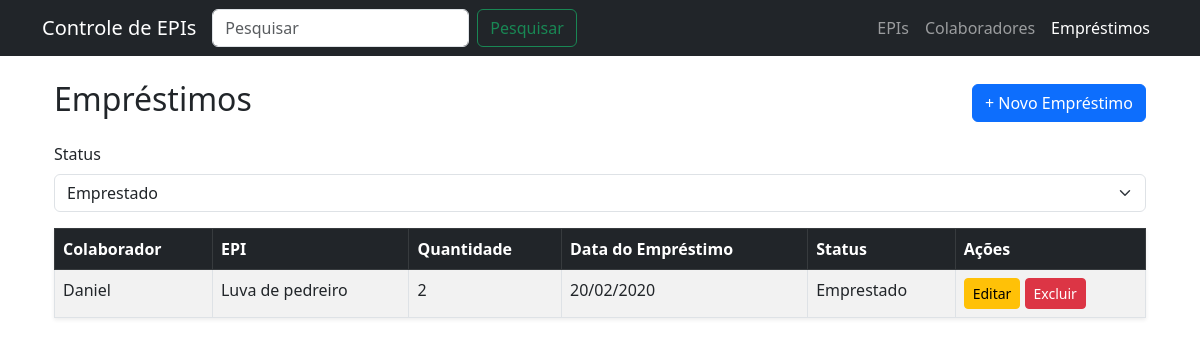
The page /emprestimos/ on the database as committed earlier.
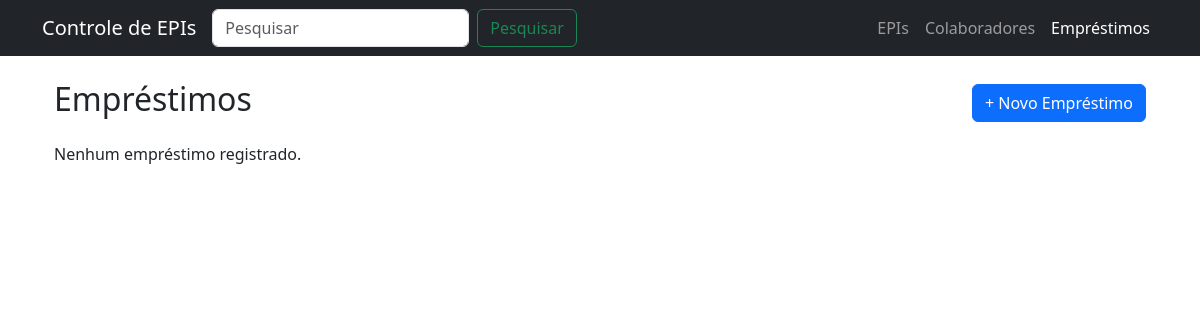
The same page on the database as committed later.
### app_cad_usuarios/models.py (models this page shows, shortened)
class Emprestimo(models.Model):
    STATUS_CHOICES = [
        ('emprestado', 'Emprestado'),
        ('em_uso', 'Em Uso'),
        ('fornecido', 'Fornecido'),
        ('devolvido', 'Devolvido'),
        ('danificado', 'Danificado'),
        ('perdido', 'Perdido'),
    ]
    colaborador = models.ForeignKey(Colaborador, on_delete=models.CASCADE)
    epi = models.ForeignKey(EPI, on_delete=models.CASCADE)
    quantidade = models.PositiveIntegerField()
    data_emprestimo = models.DateField()
    data_devolucao = models.DateField(null=True, blank=True)
    status = models.CharField(
        max_length=20,
        choices=STATUS_CHOICES,
        default='emprestado'
    )
    class Meta:
        verbose_name = "Empréstimo"
        verbose_name_plural = "Empréstimos"

class Colaborador(models.Model):
    nome = models.CharField(max_length=100)
    setor = models.CharField(max_length=100)
    cargo = models.CharField(max_length=100, blank=True)

class EPI(models.Model):
    nome = models.CharField(max_length=100)
    categoria = models.CharField(max_length=100)
    quantidade = models.PositiveIntegerField()
    validade = models.DateField(null=True, blank=True)

### app_cad_usuarios/views.py (the view)
# urls.py: path('emprestimos/', views.lista_emprestimos, name='lista_emprestimos'),
def lista_emprestimos(request):
    q = request.GET.get('q')
    if q:
        emprestimos = Emprestimo.objects.filter(
            Q(colaborador__nome__icontains=q) |
            Q(epi__nome__icontains=q)
        )
    else:
        emprestimos = Emprestimo.objects.all()
    form = EmprestimoForm(request.POST or None)
    return render(request, 'emprestimos/lista.html', {'emprestimos': emprestimos, 'form': form})

### app_cad_usuarios/forms.py (shortened to what this page needs)
class EmprestimoForm(forms.ModelForm):
    class Meta:
        model = Emprestimo
        fields = ['colaborador', 'epi', 'quantidade', 'data_emprestimo', 'data_devolucao', 'status']
        widgets = {
            'colaborador': forms.Select(attrs={'class': 'form-select'}),
            'epi': forms.Select(attrs={'class': 'form-select'}),
            'quantidade': forms.NumberInput(attrs={'class': 'form-control', 'min': 1}),
            'status': forms.Select(attrs={'class': 'form-select'}),
            'data_emprestimo': forms.DateInput(attrs={'type': 'date', 'class': 'form-control'}),
            'data_devolucao': forms.DateInput(attrs={'type': 'date', 'class': 'form-control'}),
        }
    def __init__(self, *args, **kwargs):
        super().__init__(*args, **kwargs)
        if not self.instance.pk:
            status_permitidos = ['emprestado', 'em_uso', 'fornecido']
            self.fields['status'].choices = [
                (k, v) for k, v in Emprestimo.STATUS_CHOICES if k in status_permitidos
            ]

### app_cad_usuarios/templates/emprestimos/lista.html (shortened to what this page needs)
{% extends 'base.html' %}
{% block content %}
<div class="container mt-4">
  <div class="d-flex justify-content-between align-items-center mb-3">
    <h2>Empréstimos</h2>
    <a href="{% url 'criar_emprestimo' %}" class="btn btn-primary">+ Novo Empréstimo</a>
  </div>
  {% if emprestimos %}
   <form method="post">
      <div class="mb-3">
        <label class="form-label">Status</label>
        {{ form.status }}
      </div>
   </form>
  <table class="table table-striped table-bordered shadow-sm">
    <thead class="table-dark">
      <tr>
        <th>Colaborador</th>
        <th>EPI</th>
        <th>Quantidade</th>
        <th>Data do Empréstimo</th>
        <th>Status</th>
        <th>Ações</th>
      </tr>
    </thead>
    <tbody>
      {% for e in emprestimos %}
      <tr>
        <td>{{ e.colaborador.nome }}</td>
        <td>{{ e.epi.nome }}</td>
        <td>{{ e.quantidade }}</td>
        <td>{{ e.data_emprestimo|date:"d/m/Y" }}</td>
        <td>{{ e.get_status_display }}</td>
        <td>
          <a href="{% url 'editar_emprestimo' e.id %}" class="btn btn-sm btn-warning">Editar</a>
          <a href="{% url 'deletar_emprestimo' e.id %}" class="btn btn-sm btn-danger">Excluir</a>
        </td>
      </tr>
      {% endfor %}
    </tbody>
  </table>
  {% else %}
  <p>Nenhum empréstimo registrado.</p>
  {% endif %}
</div>
{% endblock %}

Rows that differ between the two databases and show on the page:
removed Emprestimo: colaborador.nome "Daniel", epi.nome "Luva de pedreiro", quantidade "2", data_emprestimo "20/02/2020", status "Emprestado"
Other text that changed with them:
form field status: "Emprestado" → (not shown)
text no longer shown: "Status Colaborador EPI Quantidade Data do Empréstimo Status Ações"
text now shown: "Nenhum empréstimo registrado."
